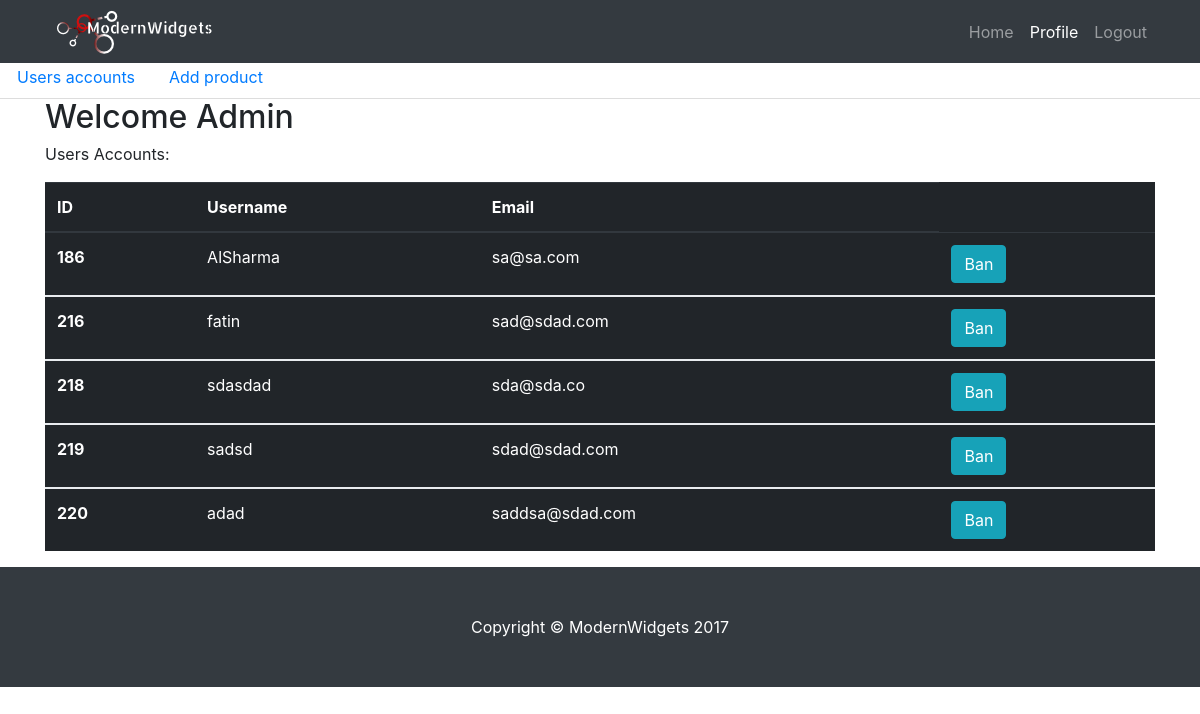
The page /view/adminarea.php (signed in) on the database as committed earlier.
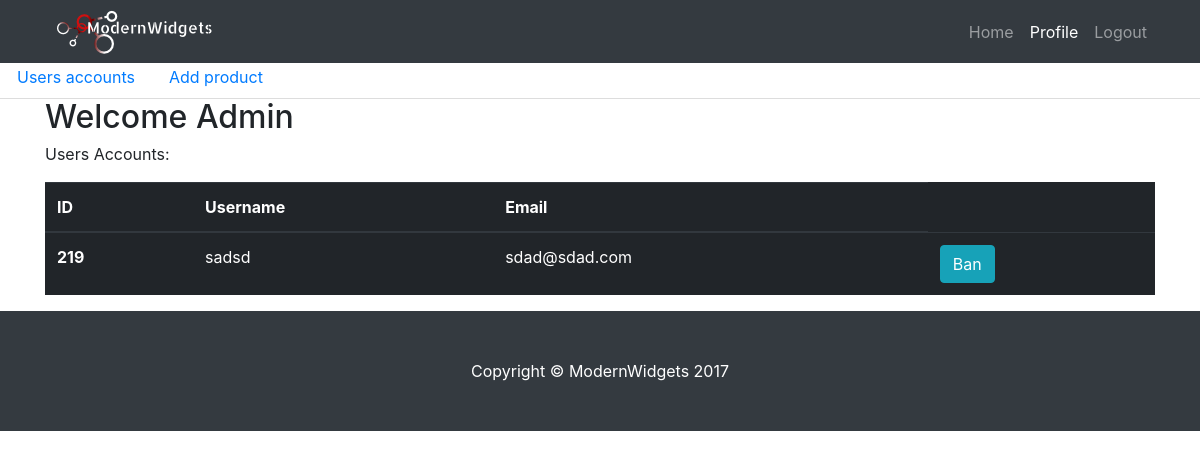
The same page on the database as committed later.
### tables this page shows
CREATE TABLE `customer` (
  `CustomerID` int(10) NOT NULL,
  `FirstName` varchar(255) NOT NULL,
  `LastName` varchar(255) NOT NULL,
  `DateOfBirth` date NOT NULL,
  `email` varchar(25) NOT NULL,
  `addressone` varchar(25) NOT NULL,
  `addresstwo` varchar(25) NOT NULL,
  `LoginID` int(10) NOT NULL,
  `postcodeID` int(10) NOT NULL
);

### view/adminarea.php (the view, shortened to what this page needs)
<!DOCTYPE html>
<html lang="en">
<head>
  <link href="vendor/bootstrap/css/bootstrap.min.css" rel="stylesheet">
  <link href="css/shop-homepage.css" rel="stylesheet">
</head>
<body>
  <nav class="navbar navbar-expand-lg navbar-dark bg-dark fixed-top">
    <div class="container">
        <a href="adminhomepage.php"><img src="../images/widgets.png"></a>
      <div class="collapse navbar-collapse" id="navbarResponsive">
        <ul class="navbar-nav ml-auto">
          <li class="nav-item">
            <a class="nav-link"  <?php echo  "href=../view/adminhomepage.php"?>>Home</a>
          </li>
          <li class="nav-item active">
            <a class="nav-link" <?php echo  "href=../view/adminarea.php" ?>>Profile</a>
          </li>
          <li class="nav-item">
            <a class="nav-link"  <?php echo  "href=../controller/logout.php"?>>Logout</a>
          </li>
        </ul>
      </div>
    </div>
  </nav>
  <div class="tabbable-line">
    <ul class="nav nav-tabs ">
      <li>
        <a  class="nav-link" href="#personal_info"  onclick="open_new_content(this.href)" data-toggle="tab">
        Users accounts </a>
      </li>
      <li>
        <a  class="nav-link" href="#add_product" onclick="open_new_content(this.href)" data-toggle="tab" >
        Add product </a>
      </li>
    </ul>
  </div>
  <div class="container">
   <div id="content_frame">
    <h2>Welcome Admin </h2>
    <p>Users Accounts:</p>
    <table class="table table-inverse table-lg" >
      <thead>
        <tr>
          <th>ID</th>
          <th>Username</th>
          <th>Email</th>
        </tr>
      </thead>
      <tbody>
        <?php
        GLOBAL $conn;
        $sql = "SELECT * FROM customer, login WHERE login.LoginID = customer.LoginID AND login.UserType = 'Customer' ORDER BY 'LoginID'";
        $res = $conn->prepare($sql);
        $res->execute();
        while ($result = $res->fetch(PDO::FETCH_ASSOC)):{
          ?>
          <tr>
            <th scope="row"><?php echo $result['CustomerID']; ?></th>
            <td><?php echo $result['UserName']; ?></td>
            <td><?php echo $result['email']; ?></td>
            <td><a href='../crud/deleteUser.php?action_type=delete&CustomerID=<?php echo $result["CustomerID"];?>' class="btn btn-info "  onclick="return confirm('Are you sure?')">Ban</a></td>
          </tr>
        </tbody>
        <?php }     endwhile;  ?>
      </table>
    </div>
  </div>
  <?php include'footer.php'; ?>
</body>
</html>
</body>
</html>

### view/footer.php
<?php  echo"<footer class='py-5 bg-dark'>
<div class='container'>
<p class='m-0 text-center text-white'>Copyright &copy; ModernWidgets 2017</p>
</div>
</footer>"
?>

### view/css/shop-homepage.css (style rules this page uses)
body { padding-top: 54px; }
@media (min-width: 992px) { body { padding-top: 56px; } }

Rows that differ between the two databases and show on the page:
removed customer: CustomerID "186", LoginID.UserName "AlSharma", email "sa@sa.com"
removed customer: CustomerID "216", LoginID.UserName "fatin", email "sad@sdad.com"
removed customer: CustomerID "218", LoginID.UserName "sdasdad", email "sda@sda.co"
removed customer: CustomerID "220", LoginID.UserName "adad", email "saddsa@sdad.com"
